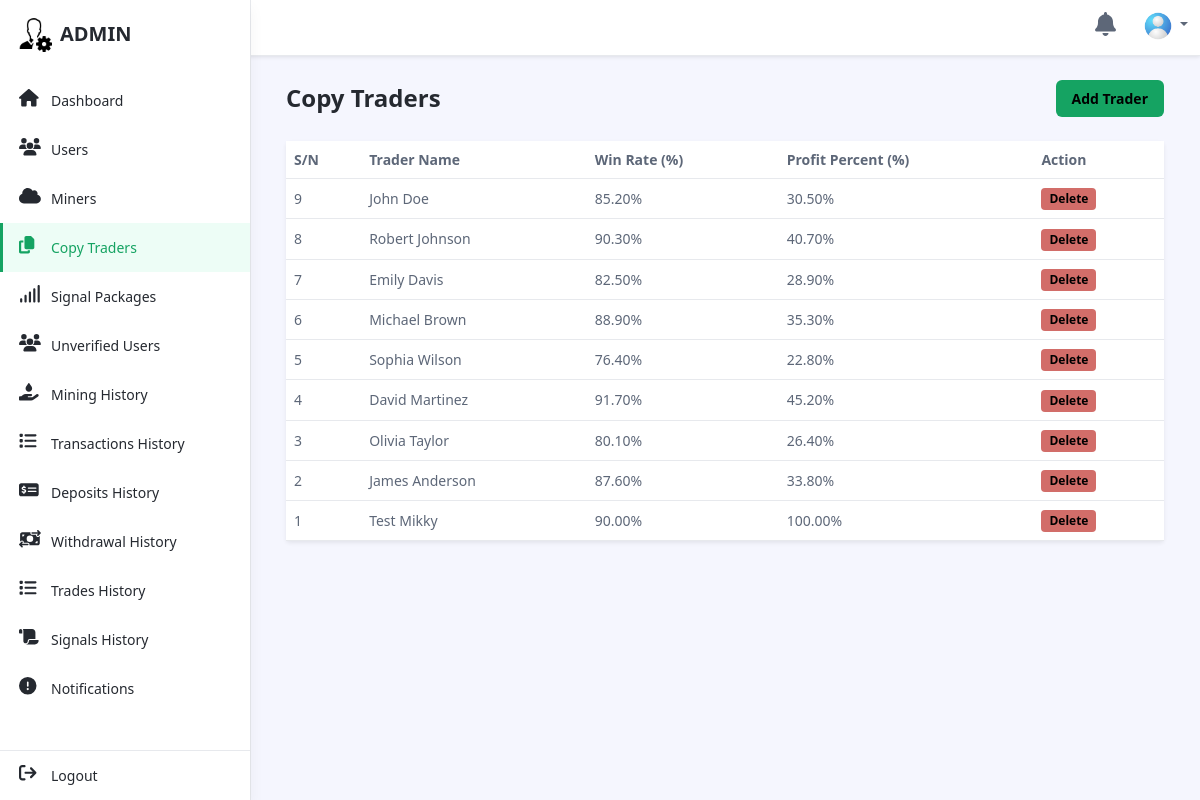
/admin/copy_traders.php (signed in), run on the app's committed database.
### tables this page shows
CREATE TABLE `copy_traders` (
  `id` int(11) NOT NULL,
  `trader_name` varchar(100) NOT NULL,
  `win_rate` decimal(5,2) NOT NULL,
  `profit_percent` decimal(10,2) NOT NULL,
  `created_at` timestamp NULL DEFAULT current_timestamp()
);

### admin/copy_traders.php (the view, shortened to what this page needs)
<?php
require 'assets/php/config/connection.php';
$query = "SELECT * FROM copy_traders";
$stmt = $conn->prepare($query);
$stmt->execute();
$result = $stmt->get_result();
$copy_traders = $result->fetch_all(MYSQLI_ASSOC);
?>
<!DOCTYPE html>
<html lang="en">
<head>
    <link rel="stylesheet" href="https://cdnjs.cloudflare.com/ajax/libs/toastify-js/1.6.1/toastify.min.css" />
    <link id="theme-style" rel="stylesheet" href="assets/css/portal.css" />
    <link id="theme-style" rel="stylesheet" href="assets/css/toast-style.css" />
</head>
<body class="app">
    <header class="app-header fixed-top">
        <div class="app-header-inner">
            <div class="container-fluid py-2">
                <div class="app-header-content">
                    <div class="row justify-content-between align-items-center">
                        <div class="app-utilities col-auto">
                            <div class="app-utility-item app-notifications-dropdown dropdown">
                                <a href="notifications.php" role="button" aria-expanded="false" title="Notifications">
                                    <i class="fa-solid fa-bell fa-xl"></i>
                                </a>
                            </div>
                            <div class="app-utility-item app-user-dropdown dropdown">
                                <a class="dropdown-toggle" id="user-dropdown-toggle" data-bs-toggle="dropdown" href="#" role="button" aria-expanded="false"><img src="assets/images/user.png" alt="user profile" /></a>
                            </div>
                        </div>
                    </div>
                </div>
            </div>
        </div>
        <div id="app-sidepanel" class="app-sidepanel">
            <div class="sidepanel-inner d-flex flex-column">
                <div class="app-branding">
                    <a class="app-logo" href="#"><img class="logo-icon me-2" src="assets/images/admin-logo.png" alt="logo" /><span class="logo-text">ADMIN</span></a>
                </div>
                <?php include 'assets/php/nav.php'; ?>
                <div class="app-sidepanel-footer">
                    <nav class="app-nav app-nav-footer">
                        <ul class="app-menu footer-menu list-unstyled">
                            <li class="nav-item">
                                <a class="nav-link" href="assets/php/logout.php">
                                    <span class="nav-icon">
                                        <i class="fa-solid fa-arrow-right-from-bracket fa-lg"></i>
                                    </span>
                                    <span class="nav-link-text">Logout</span> </a>
                            </li>
                        </ul>
                    </nav>
                </div>
            </div>
        </div>
    </header>
    <div class="app-wrapper">
        <div class="app-content pt-3 p-md-3 p-lg-4">
            <div class="container-xl">
                <div class="row g-3 mb-4 align-items-center justify-content-between">
                    <div class="col-auto">
                        <h1 class="app-page-title mb-0">Copy Traders</h1>
                    </div>
                    <div class="col-auto">
                        <button class="btn btn-primary" data-bs-toggle="modal" data-bs-target="#addTraderModal">Add Trader</button>
                    </div>
                </div>
                <div class="tab-content" id="orders-table-tab-content">
                    <div class="tab-pane fade show active" id="orders-trades" role="tabpanel" aria-labelledby="orders-trades-tab">
                        <div class="app-card app-card-orders-table shadow-sm mb-5">
                            <div class="app-card-body">
                                <div class="table-responsive">
                                    <table class="table app-table-hover mb-0 text-left">
                                        <thead>
                                            <tr>
                                                <th class="cell">S/N</th>
                                                <th class="cell">Trader Name</th>
                                                <th class="cell">Win Rate (%)</th>
                                                <th class="cell">Profit Percent (%)</th>
                                                <th class="cell">Action</th>
                                            </tr>
                                        </thead>
                                        <tbody>
                                            <?php if (count($copy_traders) > 0) : ?>
                                                <?php $i = count($copy_traders); ?>
                                                <?php foreach ($copy_traders as $trader) : ?>
                                                    <tr>
                                                        <td class="cell"><?php echo $i--; ?></td>
                                                        <td class="cell"><?= htmlspecialchars($trader['trader_name']); ?></td>
                                                        <td class="cell"><?= number_format($trader['win_rate'], 2); ?>%</td>
                                                        <td class="cell"><?= number_format($trader['profit_percent'], 2); ?>%</td>
                                                        <td class="cell">
                                                            <form method="POST" action="assets/php/delete_copy_trader.php" class="d-inline">
                                                                <button type="submit" name="delete" class="btn btn-danger btn-sm">Delete</button>
                                                            </form>
                                                        </td>
                                                    </tr>
                                                <?php endforeach; ?>
                                            <?php else : ?>
                                                <tr>
                                                    <td class="cell" colspan="5">No traders found.</td>
                                                </tr>
                                            <?php endif; ?>
                                        </tbody>
                                    </table>
                                </div>
                            </div>
                        </div>
                    </div>
                </div>
            </div>
        </div>
        <footer class="app-footer">
            <div class="container text-center py-3"></div>
        </footer>
    </div>
    <?php include 'assets/php/footer.php'; ?>

### admin/assets/php/nav.php
<nav id="app-nav-main" class="app-nav app-nav-main flex-grow-1">
    <ul class="app-menu list-unstyled accordion" id="menu-accordion">
        <li class="nav-item">
            <a class="nav-link <?= basename($_SERVER['PHP_SELF']) == 'dashboard.php' ? 'active' : '' ?>" href="dashboard.php">
                <span class="nav-icon"><i class="fa-solid fa-house fa-lg"></i></span>
                <span class="nav-link-text">Dashboard</span>
            </a>
        </li>
        <li class="nav-item">
            <a class="nav-link <?= basename($_SERVER['PHP_SELF']) == 'users.php' ? 'active' : '' ?>" href="users.php">
                <span class="nav-icon"><i class="fa-solid fa-users fa-lg"></i></span>
                <span class="nav-link-text">Users</span>
            </a>
        </li>
        <li class="nav-item">
            <a class="nav-link <?= basename($_SERVER['PHP_SELF']) == 'miners.php' ? 'active' : '' ?>" href="miners.php">
                <span class="nav-icon"><i class="fa-solid fa-cloud fa-lg"></i></span>
                <span class="nav-link-text">Miners</span>
            </a>
        </li>
        <li class="nav-item">
            <a class="nav-link <?= basename($_SERVER['PHP_SELF']) == 'copy_traders.php' ? 'active' : '' ?>" href="copy_traders.php">
                <span class="nav-icon"><i class="fa-solid fa-copy fa-lg"></i></span>
                <span class="nav-link-text">Copy Traders</span>
            </a>
        </li>
        <li class="nav-item">
            <a class="nav-link <?= basename($_SERVER['PHP_SELF']) == 'signal_packages.php' ? 'active' : '' ?>" href="signal_packages.php">
                <span class="nav-icon"><i class="fa-solid fa-signal fa-lg"></i></span>
                <span class="nav-link-text">Signal Packages</span>
            </a>
        </li>
        <li class="nav-item">
            <a class="nav-link <?= basename($_SERVER['PHP_SELF']) == 'unverified_users.php' ? 'active' : '' ?>" href="unverified_users.php">
                <span class="nav-icon"><i class="fa-solid fa-users fa-lg"></i></span>
                <span class="nav-link-text">Unverified Users</span>
            </a>
        </li>
        <li class="nav-item">
            <a class="nav-link <?= basename($_SERVER['PHP_SELF']) == 'minings.php' ? 'active' : '' ?>" href="minings.php">
                <span class="nav-icon"><i class="fa-solid fa-hand-holding-droplet fa-lg"></i></span>
                <span class="nav-link-text">Mining History</span>
            </a>
        </li>
        <li class="nav-item">
            <a class="nav-link <?= basename($_SERVER['PHP_SELF']) == 'transactions.php' ? 'active' : '' ?>" href="transactions.php">
                <span class="nav-icon"><i class="fa-solid fa-list fa-lg"></i></span>
                <span class="nav-link-text">Transactions History</span>
            </a>
        </li>
        <li class="nav-item">
            <a class="nav-link <?= basename($_SERVER['PHP_SELF']) == 'deposits.php' ? 'active' : '' ?>" href="deposits.php">
                <span class="nav-icon"><i class="fa-solid fa-money-check-dollar fa-lg"></i></span>
                <span class="nav-link-text">Deposits History</span>
            </a>
        </li>
        <li class="nav-item">
            <a class="nav-link <?= basename($_SERVER['PHP_SELF']) == 'withdraw.php' ? 'active' : '' ?>" href="withdraw.php">
                <span class="nav-icon"><i class="fa-solid fa-money-bill-transfer fa-lg"></i></span>
                <span class="nav-link-text">Withdrawal History</span>
            </a>
        </li>
        <li class="nav-item">
            <a class="nav-link <?= basename($_SERVER['PHP_SELF']) == 'trades.php' ? 'active' : '' ?>" href="trades.php">
                <span class="nav-icon"><i class="fa-solid fa-list fa-lg"></i></span>
                <span class="nav-link-text">Trades History</span>
            </a>
        </li>
        <li class="nav-item">
            <a class="nav-link <?= basename($_SERVER['PHP_SELF']) == 'signals.php' ? 'active' : '' ?>" href="signals.php">
                <span class="nav-icon"><i class="fa-solid fa-scroll fa-lg"></i></span>
                <span class="nav-link-text">Signals History</span>
            </a>
        </li>
        <li class="nav-item">
            <a class="nav-link <?= basename($_SERVER['PHP_SELF']) == 'notifications.php' ? 'active' : '' ?>" href="notifications.php">
                <span class="nav-icon"><i class="fa-solid fa-circle-exclamation fa-lg"></i></span>
                <span class="nav-link-text">Notifications</span>
            </a>
        </li>
    </ul>
</nav>

### admin/assets/php/footer.php (shortened to what this page needs)
</body>
</html>

### data on the page
copy_traders: trader_name "John Doe", win_rate "85.20", profit_percent "30.50"
copy_traders: trader_name "Robert Johnson", win_rate "90.30", profit_percent "40.70"
copy_traders: trader_name "Emily Davis", win_rate "82.50", profit_percent "28.90"
copy_traders: trader_name "Michael Brown", win_rate "88.90", profit_percent "35.30"
copy_traders: trader_name "Sophia Wilson", win_rate "76.40", profit_percent "22.80"
copy_traders: trader_name "David Martinez", win_rate "91.70", profit_percent "45.20"
copy_traders: trader_name "Olivia Taylor", win_rate "80.10", profit_percent "26.40"
copy_traders: trader_name "James Anderson", win_rate "87.60", profit_percent "33.80"
copy_traders: trader_name "Test Mikky", win_rate "90.00", profit_percent "100.00"
